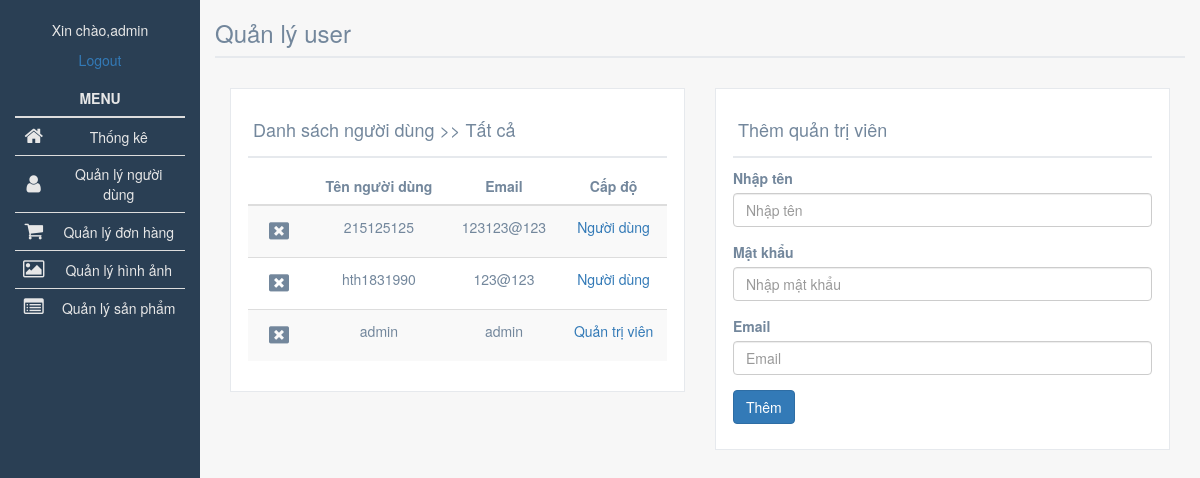
The page /Admin/index.php?action=ql_user&id=0 (signed in) on the database as committed earlier.
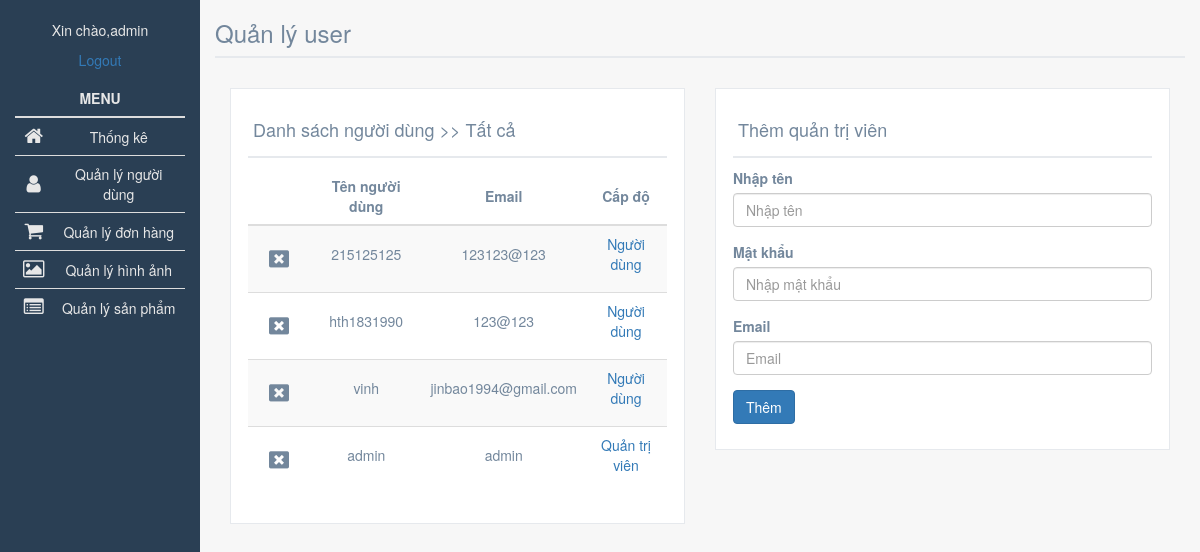
The same page on the database as committed later.
### tables this page shows
CREATE TABLE `user` (
  `IdUser` int(11) NOT NULL,
  `Username` varchar(50) NOT NULL,
  `Email` varchar(50) NOT NULL,
  `MatKhau` varchar(50) NOT NULL,
  `Loai` int(11) NOT NULL
);

### Admin/model/user_db.php (called while the page is built, shortened)
<?php
function get_user() {
    global $db;
    $query = "SELECT * FROM user ORDER BY Loai";
    $username = $db->query($query);
    return $username;
}
 ?>

### Admin/ql_user.php (the view, shortened to what this page needs)
<?php include 'view/header_admin.php'; ?>
		<div class="right-col col-lg-10 col-md-9 col-sm-9 col-xs-12" style="background-color:#F7F7F7;color:#73879C;min-height:920px;">
			<div class="tittle">
				<h3>Quản lý user</h3>
			</div>
			<div class="col-lg-6 col-md-6 col-sm-6 col-xs-12">
				<div class="mini-content">
					<div class="title">
						<h2>Danh sách người dùng >> <?php echo $breadcrumb; ?></h2>
					</div>
					<div class="main-mini-content">
						<table class="table table-striped" id="center-content">
							<thead>
								<tr>
									<th style="width:50px;">&nbsp</th>
								    <th>Tên người dùng</th>
								    <th>Email</th>
								    <th>Cấp độ</th>
								</tr>
							</thead>
							<?php foreach ($users as $user) : ?>
								<tr>
									<td>
										<form method="post">
											<label for="user_<?php echo $user['IdUser']; ?>" class="btn"><i class="fa fa-window-close"></i></label>
										</form>
									</td>
									<td>
										<p><?php echo $user['Username']; ?></p>
									</td>
									<td>
										<p><?php echo $user['Email']; ?></p>
									</td>
									<td>
										<p>
											<?php
												if ($user['Loai'] == 1){
													echo '<a href="?action=ql_user&id='.$user['Loai'].'">Người dùng</a>';
												}
												else{
													echo '<a href="?action=ql_user&id='.$user['Loai'].'">Quản trị viên</a>';
												}
											?>
										</p>
									</td>
								</tr>
							<?php endforeach; ?>
						</table>
					</div>
				</div>
			</div>
			<div class="col-lg-6 col-md-6 col-sm-6 col-xs-12">
				<div class="mini-content">
					<div class="title">
						<h2>Thêm quản trị viên</h2>
					</div>
					<div class="main-mini-content">
						<form class="form-group" method="post">
							<div class="form-group">
								<label for="exampleInputName2">Nhập tên</label>
								<input type="text" class="form-control" name="user" placeholder="Nhập tên">
							</div>
							<div class="form-group">
							    <label for="exampleInputEmail2">Mật khẩu</label>
							    <input type="password" class="form-control" name="pass" placeholder="Nhập mật khẩu">
							</div>
							<div class="form-group">
							    <label for="exampleInputEmail2">Email</label>
							    <input type="email" class="form-control" name="email" placeholder="Email">
							</div>
	  						<button type="submit" class="btn btn-primary">Thêm</button>
						</form>
					</div>
				</div>
			</div>
		</div>
	</content>
</body>
</html>

Rows that differ between the two databases and show on the page:
added user: Username "vinh", Email "jinbao1994@gmail.com"
